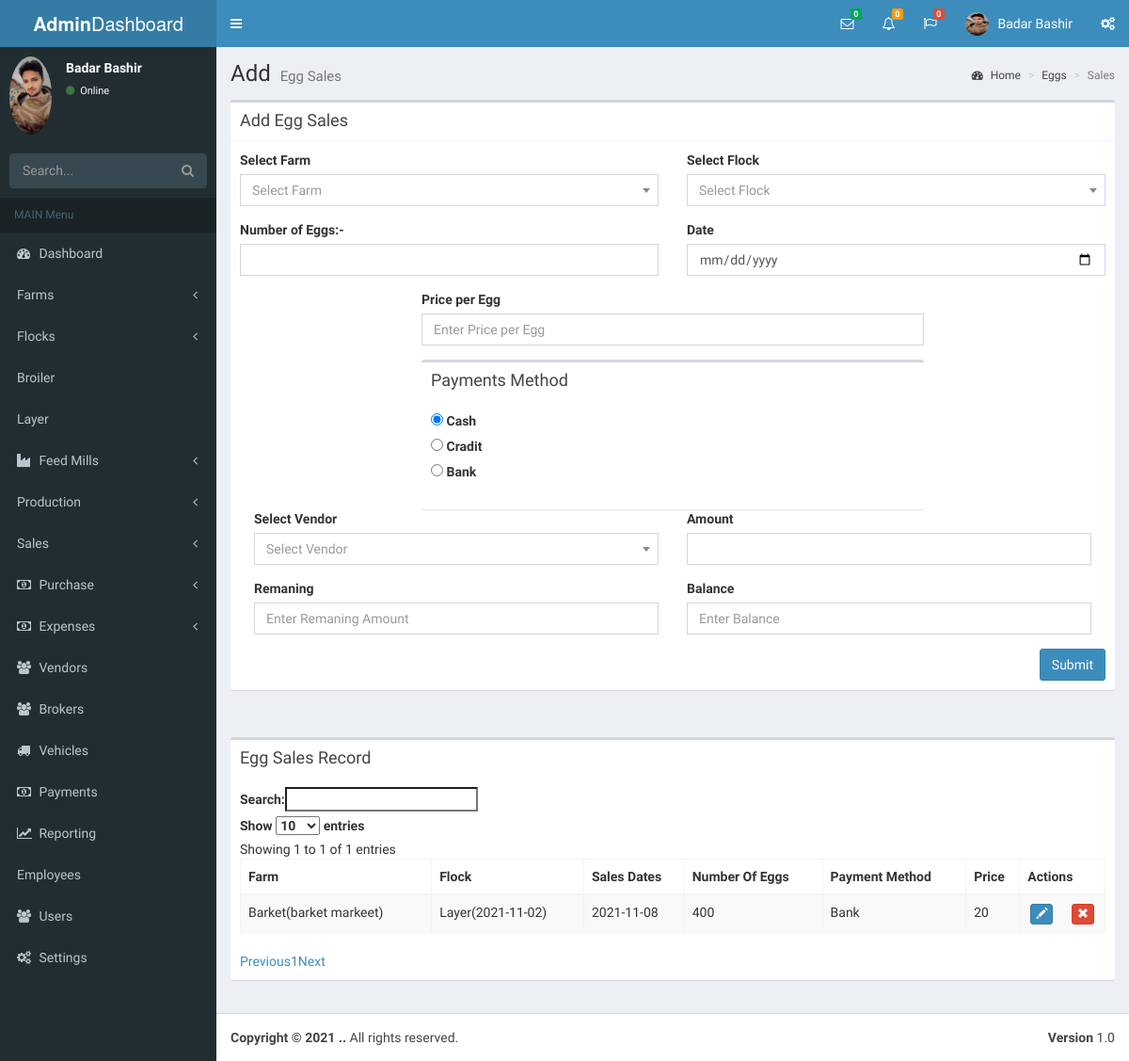
Page /Egg_sales.php (signed in) on the earlier database version.
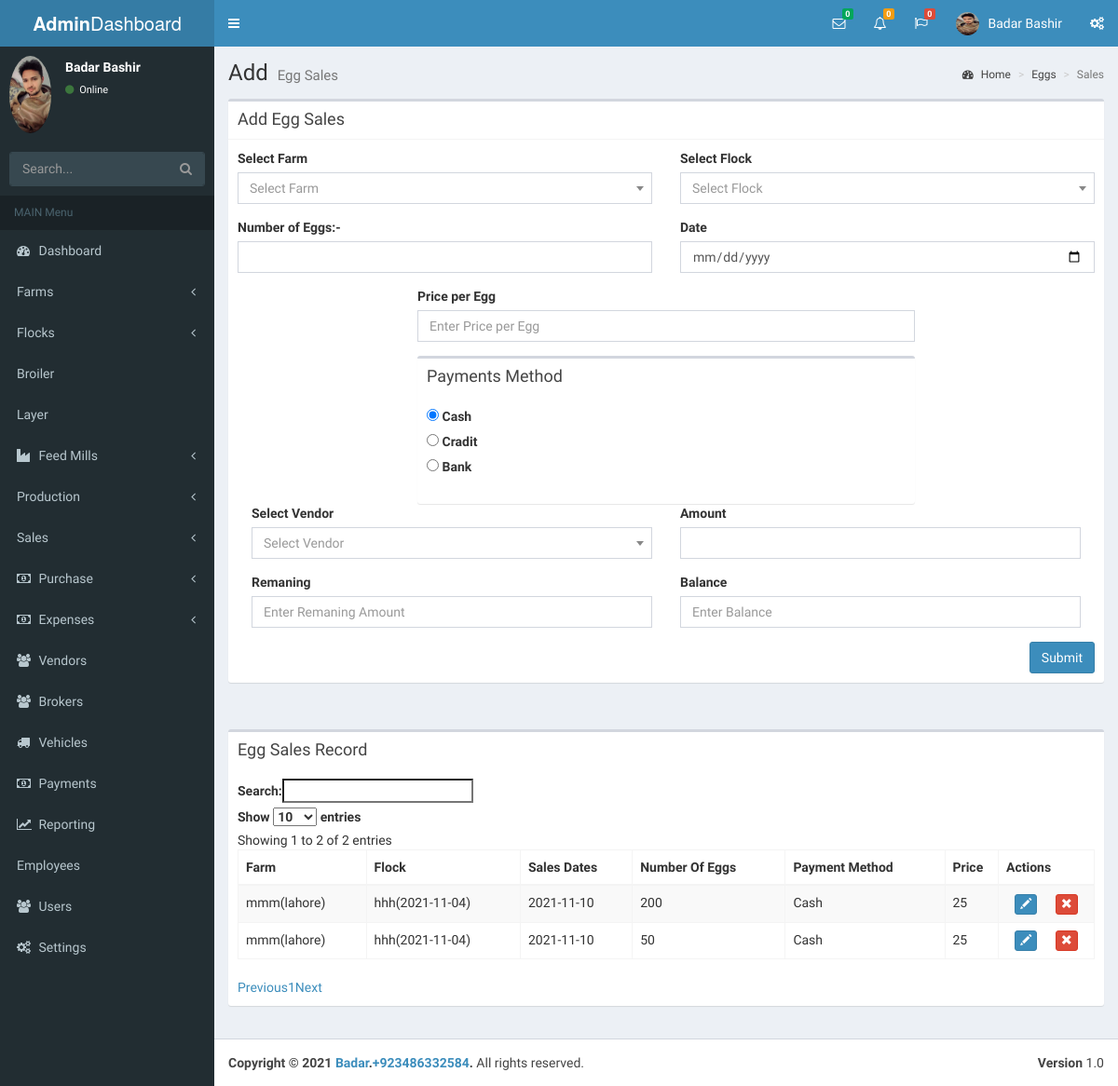
Same page on the later database version.
### tables this page shows
CREATE TABLE `egg_sales` (
  `id` int(11) NOT NULL,
  `v_id` int(11) NOT NULL,
  `Farm_id` varchar(100) NOT NULL,
  `flock_id` varchar(100) NOT NULL,
  `Sale_Date` date NOT NULL,
  `noe` int(11) NOT NULL,
  `payment_method` varchar(50) NOT NULL,
  `price` double NOT NULL
);

CREATE TABLE `settings` (
  `id` int(11) NOT NULL,
  `name` varchar(50) NOT NULL,
  `phone_no` varchar(50) NOT NULL,
  `email` varchar(50) NOT NULL,
  `Address` varchar(100) NOT NULL,
  `favicon` varchar(100) NOT NULL,
  `logo` varchar(100) NOT NULL
);

### Egg_sales.php (the view, shortened to what this page needs)
<?php
 include("lib/DBConn.php");
?>
<!DOCTYPE html>
<html>
<head>
  <link rel='stylesheet' href='https://maxcdn.bootstrapcdn.com/bootstrap/3.3.6/css/bootstrap.min.css'>
<link rel='stylesheet' href='https://cdn.datatables.net/1.10.12/css/dataTables.bootstrap.min.css'>
<link rel='stylesheet' href='https://cdn.datatables.net/buttons/1.2.2/css/buttons.bootstrap.min.css'>
<link rel="stylesheet" href="plugins/datatables/style.css">
  <link rel="stylesheet" href="bootstrap/css/bootstrap.min.css">
  <link rel="stylesheet" href="https://cdnjs.cloudflare.com/ajax/libs/font-awesome/4.5.0/css/font-awesome.min.css">
  <link rel="stylesheet" href="https://cdnjs.cloudflare.com/ajax/libs/ionicons/2.0.1/css/ionicons.min.css">
  <link rel="stylesheet" href="plugins/daterangepicker/daterangepicker.css">
  <link rel="stylesheet" href="plugins/datepicker/datepicker3.css">
  <link rel="stylesheet" href="plugins/iCheck/all.css">
  <link rel="stylesheet" href="plugins/colorpicker/bootstrap-colorpicker.min.css">
  <link rel="stylesheet" href="plugins/timepicker/bootstrap-timepicker.min.css">
  <link rel="stylesheet" href="plugins/select2/select2.min.css">
  <link rel="stylesheet" href="dist/css/AdminLTE.min.css">
  <link rel="stylesheet" href="dist/css/skins/_all-skins.min.css">
</head>
<body class="hold-transition skin-blue sidebar-mini">
<div class="wrapper">
 <?php
include("includes/header.php");
 ?>
 <?php
include("includes/sidebar.php");
 ?>
  <div class="content-wrapper">
    <section class="content-header">
      <h1>
        Add
        <small>Egg Sales</small>
      </h1>
      <ol class="breadcrumb">
        <li><a href="#"><i class="fa fa-dashboard"></i> Home</a></li>
        <li><a href="#">Eggs</a></li>
        <li class="active">Sales</li>
      </ol>
    </section>
    <section class="content">
      <div class="box box-default">
        <div class="box-header with-border">
          <h3 class="box-title">Add Egg Sales</h3>
        </div>
        <div class="box-body">
            <form action="#" method="post" name="form">
          <div class="row">
            <div class="col-md-6">
              <div class="form-group">
                <label>Select Farm</label>
              </div>
              <div class="form-group" id="parent">
                <label >Number of Eggs:-</label>
                 <input type="Number" name="no_of_Eggs" placeholder="" parsley-trigger="change" required
                 class="form-control" id="no_of_Eggs" onkeyup="onRegister();">
              </div>
            </div>
             <div class="col-md-6">
              <div class="form-group">
                <label>Select Flock</label>
              </div>
              <div class="form-group">
                <label>Date</label>
                <input type="Date" name="e_Date" parsley-trigger="change" required
                 class="form-control" id="e_Date">
              </div>
            </div>
          </div>
          <div class="col-md-12">
              <div style="margin: auto;width: 60%;" >
          <div class="form-group">
                <label>Price per Egg</label>
                <input type="Number" name="price" parsley-trigger="change" required
                placeholder="Enter Price per Egg" class="form-control" id="price" onchange="totalp(this.value)">
              </div>
            </div>
          </div>
          <div class="col-md-12">
              <div class="box" style="margin: auto;width: 60%;" >
            <div class="box-header">
              <h3 class="box-title">Payments Method</h3>
            </div>
            <div class="box-body">
            <div class="form-group">
               <input type="radio" id="cash" name="Status" value="Cash"checked onchange="change();">
                <label for="cash" >Cash</label><br>
                <input type="radio" id="Cradit" name="Status" value="Cradit" onchange="change2();" >
                <label for="Cradit">Cradit</label><br>
                <input type="radio" id="Bank" name="Status" value="Bank" onchange="change3();" >
                <label for="Bank">Bank</label><br>
              </div>
            </div>
          </div>
            </div>
            <?php include("vendors_payment_option.php"); ?>
           <button type="submit" name="BtnSubmit" class="btn btn-primary pull-right"  onclick="return onRegister();">Submit</button>
           </form>
        </div>
      </div>
    </section>
<section class="content">
      <div class="row">
        <div class="col-xs-12">
          <div class="box">
            <div class="box-header">
              <h3 class="box-title">Egg Sales Record</h3>
            </div>
            <div class="box-body" style="overflow: scroll;">
              <table id="example"class="table table-striped table-bordered" cellspacing="0" width="100%">
                <thead>
                <tr>
                  <th>Farm</th>
                  <th>Flock</th>
                  <th>Sales Dates</th>
                  <th>Number Of Eggs</th>
                  <th>Payment Method</th>
                  <th>Price</th>
                  <th>Actions</th>
                </tr>
                </thead>
                <tbody>
                  <?php
                    $query = "SELECT * FROM egg_sales ";
                    $result = mysqli_query($conn,$query);
                      if ($result->num_rows > 0) {
                        while($row = mysqli_fetch_array($result))
                           {
                            ?>
                <tr>
                                  <td><?php echo $row['Farm_id']; ?></td>
                                  <td><?php echo $row['flock_id']; ?></td>
                                  <td><?php echo $row['Sale_Date']; ?></td>
                                  <td><?php echo $row['noe']; ?></td>
                                  <td><?php echo $row['payment_method']; ?></td>
                                  <td><?php echo $row['price']; ?></td>
                   <td>
                <button type="button" class="btn btn-primary btn-xs dt-edit" style="margin-right:16px;">
                    <span class="glyphicon glyphicon-pencil" aria-hidden="true"></span>
                </button>
                <button type="button" class="btn btn-danger btn-xs dt-delete">
                    <span class="glyphicon glyphicon-remove" aria-hidden="true"></span>
                </button>
            </td>
                </tr>
                <?php
                                                 }
                                                }
                                            else
                                              {
                                                echo "No Result Found";
                                              }
                                                    ?>
                </tbody>
              </table>
            </div>
          </div>
        </div>
      </div>
    </section>
</div>
 <?php
  include("includes/footer.php");
  ?>
</body>
</html>

### includes/header.php (shortened to what this page needs)
<header class="main-header">
   <a href="index.php" class="logo">
     <span class="logo-lg"><b>Admin</b>Dashboard</span>
   </a>
   <nav class="navbar navbar-static-top">
     <a href="#" class="sidebar-toggle" data-toggle="offcanvas" role="button">
     </a>
     <div class="navbar-custom-menu">
       <ul class="nav navbar-nav">
         <li class="dropdown messages-menu">
           <a href="#" class="dropdown-toggle" data-toggle="dropdown">
             <i class="fa fa-envelope-o"></i>
             <span class="label label-success">0</span>
           </a>
         </li>
         <li class="dropdown notifications-menu">
           <a href="#" class="dropdown-toggle" data-toggle="dropdown">
             <i class="fa fa-bell-o"></i>
             <span class="label label-warning">0</span>
           </a>
         </li>
         <li class="dropdown tasks-menu">
           <a href="#" class="dropdown-toggle" data-toggle="dropdown">
             <i class="fa fa-flag-o"></i>
             <span class="label label-danger">0</span>
           </a>
         </li>
         <li class="dropdown user user-menu">
           <a href="#" class="dropdown-toggle" data-toggle="dropdown">
             <img src="<?php echo $_SESSION['SESS_img'] ?>" class="user-image" alt="User Image">
             <span class="hidden-xs">Badar Bashir</span>
           </a>
         </li>
         <li>
           <a href="#" data-toggle="control-sidebar"><i class="fa fa-gears"></i></a>
         </li>
       </ul>
     </div>
   </nav>
 </header>

### includes/sidebar.php (shortened to what this page needs)
<aside class="main-sidebar">
   <section class="sidebar">
     <div class="user-panel">
       <div class="pull-left image">
         <img src="<?php echo $_SESSION['SESS_img'] ?>" class="img-circle" alt="User Image">
       </div>
       <div class="pull-left info">
         <p>Badar Bashir</p>
         <a href="#"><i class="fa fa-circle text-success"></i> Online</a>
       </div>
     </div>
     <form action="#" method="get" class="sidebar-form">
       <div class="input-group">
         <input type="text" name="q" class="form-control" placeholder="Search...">
             <span class="input-group-btn">
               <button type="submit" name="search" id="search-btn" class="btn btn-flat"><i class="fa fa-search"></i>
               </button>
             </span>
       </div>
     </form>
     <ul class="sidebar-menu">
       <li class="header">MAIN Menu</li>
       <li class="treeview">
         <a href="index.php">
           <i class="fa fa-dashboard"></i> <span>Dashboard</span>
         </a>
       </li>
       <li class="treeview">
         <a href="#">
           <i class="iconify" data-icon="iconoir:farm"></i> <span>Farms</span>
           <span class="pull-right-container">
             <i class="fa fa-angle-left pull-right"></i>
           </span>
         </a>
               </li>
       <li class="treeview">
         <a href="#">
           <i class="iconify" data-icon="vs:chicken"></i> <span>Flocks</span>
           <span class="pull-right-container">
             <i class="fa fa-angle-left pull-right"></i>
           </span>
         </a>
               </li>
               <li>
               <a href="Broiler.php">
                 <i  class="iconify" data-icon="emojione-monotone:chicken"></i> <span>Broiler</span>
                  </a>
                    </li>
                <li>
         <a href="Layer.php">
           <i class="iconify" data-icon="vs:chicken"></i> <span>Layer</span>
         </a>
               </li>
              <li class="treeview">
             <a href="#">
           <i class="fa fa-industry"></i> <span>Feed Mills</span>
           <span class="pull-right-container">
             <i class="fa fa-angle-left pull-right"></i>
           </span>
         </a>
       </li>
       <li class="treeview">
         <a href="#">
           <i  class="iconify" data-icon="vs:chicken"></i> <span>Production</span>
           <span class="pull-right-container">
             <i class="fa fa-angle-left pull-right"></i>
           </span>
         </a>
       </li>
        <li class="treeview">
         <a href="#">
           <i  class="iconify" data-icon="flat-color-icons:sales-performance"></i> <span>Sales</span>
           <span class="pull-right-container">
             <i class="fa fa-angle-left pull-right"></i>
           </span>
         </a>
       </li>
          <li class="treeview">
         <a href="#">
           <i class="fa fa-money"></i> <span>Purchase</span>
           <span class="pull-right-container">
             <i class="fa fa-angle-left pull-right"></i>
           </span>
         </a>
       </li>
       <li class="treeview">
         <a href="#">
           <i class="fa fa-money"></i> <span>Expenses</span>
           <span class="pull-right-container">
             <i class="fa fa-angle-left pull-right"></i>
           </span>
         </a>
       </li>
         <li >
         <a href="vandors.php">
           <i class="fa fa-group (alias)"></i> <span>Vendors</span>
         </a>
       </li>
       <li >
         <a href="brokers.php">
           <i class="fa fa-group (alias)"></i> <span>Brokers</span>
         </a>
       </li>
       <li >
         <a href="Add_Vehical.php">
           <i class=" fa   fa-truck"></i> <span>Vehicles</span>
         </a>
       </li>
       <li >
         <a href="payment.php">
           <i class="fa  fa-money"></i> <span>Payments</span>
         </a>
       </li>
       <li><a href="repoting.php"><i class="fa fa-line-chart "></i> <span>Reporting</span></a></li>
       <li >
         <a href="Add_Employees.php">
           <i class="iconify" data-icon="clarity:employee-group-solid"></i> <span>Employees</span>
         </a>
       </li>
       <li><a href="Add_users.php"><i class="fa fa-users "></i> <span>Users</span></a></li>
       <li >
         <a href="settings.php">
           <i class="fa fa-gears" ></i> <span>Settings</span>
         </a>
       </li>
     </ul>
   </section>
 </aside>

### vendors_payment_option.php (shortened to what this page needs)
<div id="aa">
        <div class="col-md-6" >
              <div class="form-group">
                <label>Select Vendor</label>
              </div>
            </div>
            <div class="col-md-6" >
              <div class="form-group">
                <label>Amount</label>
                <input type="Number" name="txtamount" parsley-trigger="change"  id="txtamount"
                 class="form-control">
              </div>
            </div>
            <div class="col-md-6" >
              <div class="form-group">
                <label>Remaning</label>
                <input type="Number" name="txtremaning" parsley-trigger="change" id="remaning"
                placeholder="Enter Remaning Amount" class="form-control" onchange="remaning(this.value);">
              </div>
            </div>
            <div class="col-md-6" >
              <div class="form-group">
                <label>Balance</label>
                <input type="Number" name="txtbalance" parsley-trigger="change" id="balance" onchange="balance(this.value);"
                placeholder="Enter Balance" class="form-control">
              </div>
            </div>
            </div>

### includes/footer.php
<?php
include("lib/DBConn.php");
$Query = "SELECT * FROM settings";
$result = mysqli_query($conn, $Query);
$row = mysqli_fetch_array($result);
 ?>
<footer class="main-footer ">
    <div class="pull-right hidden-xs ">
      <b>Version</b> 1.0
    </div>
    <strong>Copyright &copy; 2021 <a href="#"><?php echo $row['name'];  ?></a>.<a href="#"><?php echo $row['phone_no'];  ?></a>.</strong> All rights
    reserved.
  </footer>

Differences in the rows shown:
removed egg_sales: Farm "Barket(barket markeet)", flock "Layer(2021-11-02)", Sale_Date "2021-11-08", noe "400", payment_method "Bank", price "20"
added egg_sales: Farm "mmm(lahore)", flock "hhh(2021-11-04)", Sale_Date "2021-11-10", noe "200", payment_method "Cash", price "25"
added egg_sales: Farm "mmm(lahore)", flock "hhh(2021-11-04)", Sale_Date "2021-11-10", noe "50", payment_method "Cash", price "25"
added settings: name "Badar", phone_no "+923486332584"
Other differences:
text written by a page script: "Search: Show entries Showing 1 to 1 of 1 entries Previous 1 Next" → "Search: Show entries Showing 1 to 2 of 2 entries Previous 1 Next"
